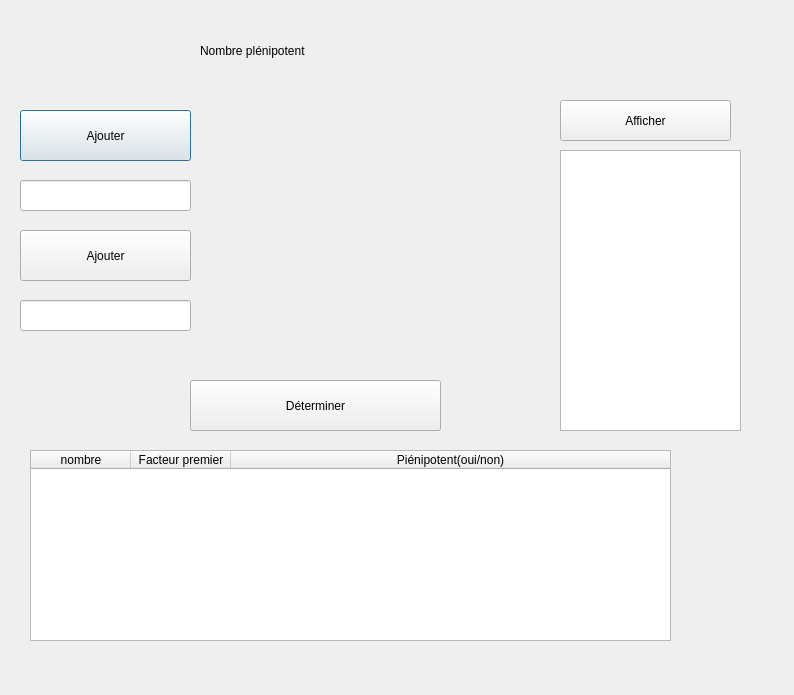
<?xml version="1.0" encoding="UTF-8"?>
<ui version="4.0">
 <class>Dialog</class>
 <widget class="QDialog" name="Dialog">
  <property name="geometry">
   <rect>
    <x>0</x>
    <y>0</y>
    <width>794</width>
    <height>695</height>
   </rect>
  </property>
  <property name="windowTitle">
   <string>Dialog</string>
  </property>
  <widget class="QLabel" name="label">
   <property name="geometry">
    <rect>
     <x>200</x>
     <y>30</y>
     <width>351</width>
     <height>41</height>
    </rect>
   </property>
   <property name="styleSheet">
    <string notr="true">font: 75 16pt &quot;MS Shell Dlg 2&quot;;</string>
   </property>
   <property name="text">
    <string>Nombre plénipotent</string>
   </property>
  </widget>
  <widget class="QPushButton" name="b1">
   <property name="geometry">
    <rect>
     <x>20</x>
     <y>110</y>
     <width>171</width>
     <height>51</height>
    </rect>
   </property>
   <property name="text">
    <string>Ajouter</string>
   </property>
  </widget>
  <widget class="QLineEdit" name="ch">
   <property name="geometry">
    <rect>
     <x>20</x>
     <y>180</y>
     <width>171</width>
     <height>31</height>
    </rect>
   </property>
  </widget>
  <widget class="QPushButton" name="b2">
   <property name="geometry">
    <rect>
     <x>560</x>
     <y>100</y>
     <width>171</width>
     <height>41</height>
    </rect>
   </property>
   <property name="text">
    <string>Afficher</string>
   </property>
  </widget>
  <widget class="QListWidget" name="list">
   <property name="geometry">
    <rect>
     <x>560</x>
     <y>150</y>
     <width>181</width>
     <height>281</height>
    </rect>
   </property>
  </widget>
  <widget class="QPushButton" name="b4">
   <property name="geometry">
    <rect>
     <x>190</x>
     <y>380</y>
     <width>251</width>
     <height>51</height>
    </rect>
   </property>
   <property name="text">
    <string>Déterminer</string>
   </property>
  </widget>
  <widget class="QTableWidget" name="tab">
   <property name="geometry">
    <rect>
     <x>30</x>
     <y>450</y>
     <width>641</width>
     <height>191</height>
    </rect>
   </property>
   <property name="dragEnabled">
    <bool>false</bool>
   </property>
   <property name="alternatingRowColors">
    <bool>false</bool>
   </property>
   <attribute name="horizontalHeaderStretchLastSection">
    <bool>true</bool>
   </attribute>
   <column>
    <property name="text">
     <string>nombre</string>
    </property>
   </column>
   <column>
    <property name="text">
     <string>Facteur premier</string>
    </property>
   </column>
   <column>
    <property name="text">
     <string>Piénipotent(oui/non)</string>
    </property>
   </column>
  </widget>
  <widget class="QLineEdit" name="taille">
   <property name="geometry">
    <rect>
     <x>20</x>
     <y>300</y>
     <width>171</width>
     <height>31</height>
    </rect>
   </property>
  </widget>
  <widget class="QPushButton" name="b3">
   <property name="geometry">
    <rect>
     <x>20</x>
     <y>230</y>
     <width>171</width>
     <height>51</height>
    </rect>
   </property>
   <property name="text">
    <string>Ajouter</string>
   </property>
  </widget>
 </widget>
 <resources/>
 <connections/>
</ui>
